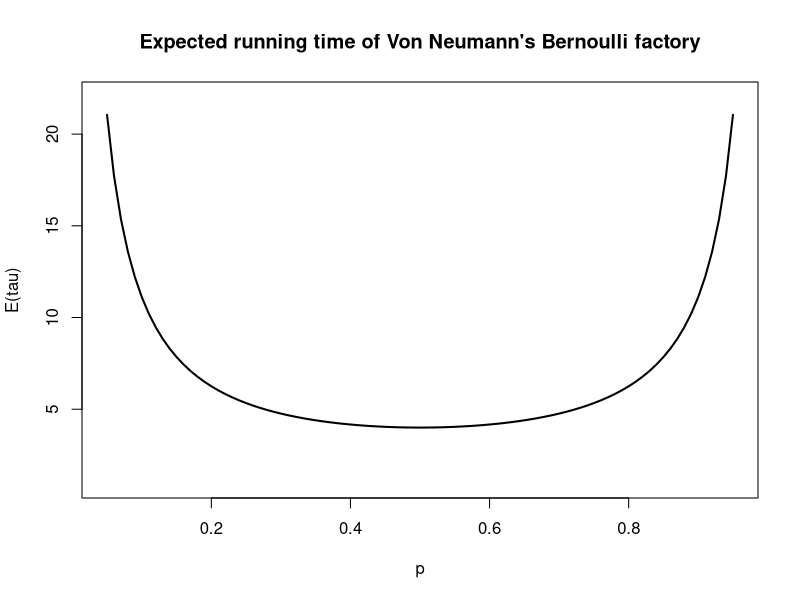
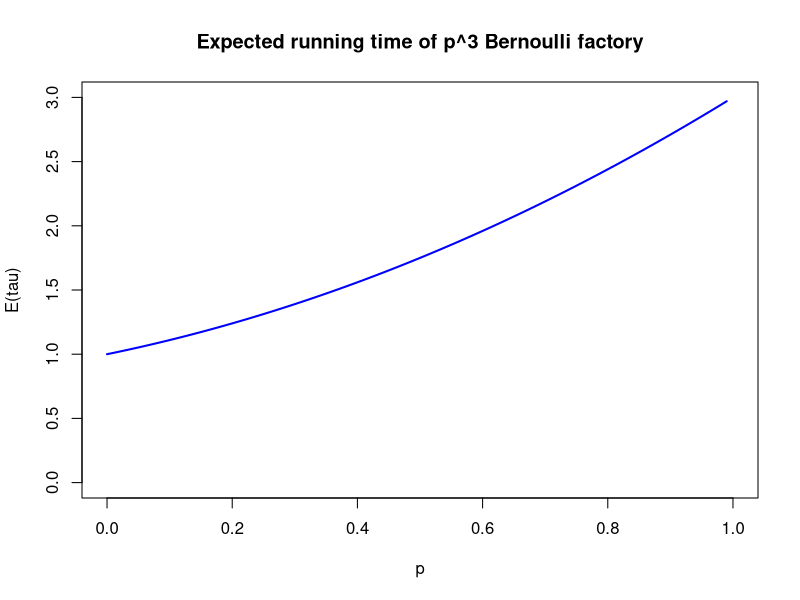
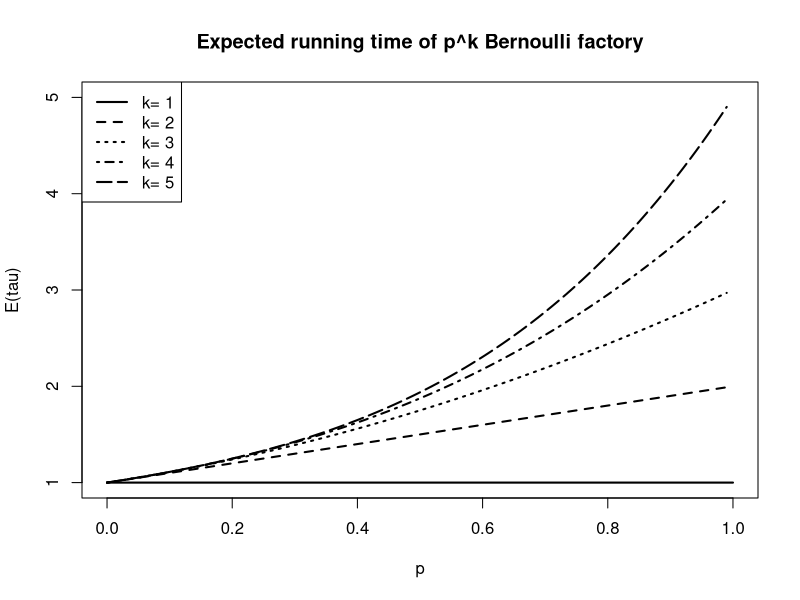
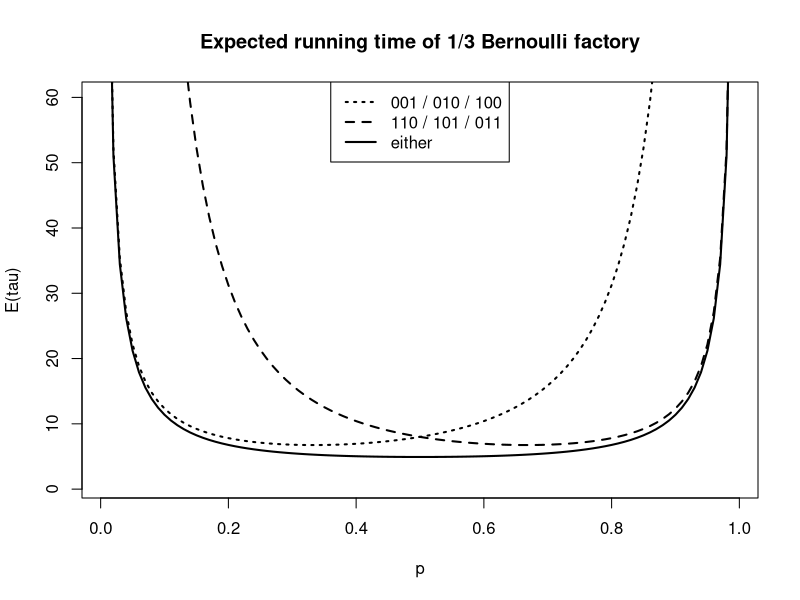
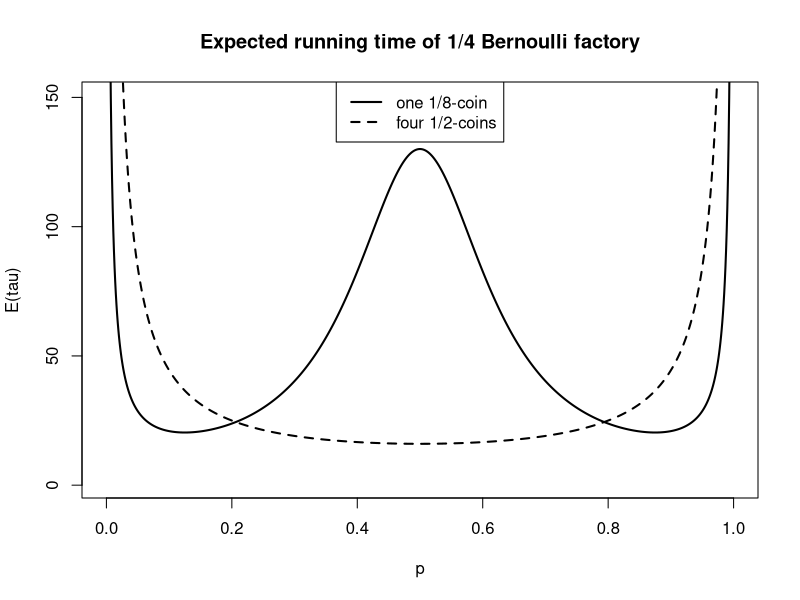

Here is the R script that generated these plots, in order:
# Make plots of expected running time for example Bernoulli factories

## Von Neumann f(p)=1/2 -------------
p <- seq(from = 0.05, to = 0.95, by = 0.01)
plot(p, 1/(p*(1-p)), type='l', ylim=c(1,22), lwd=2, ylab='E(tau)', main="Expected running time of Von Neumann's Bernoulli factory")

## f(p)=p^k -------------------------
## single plot
p <- seq(from = 0, to = 1, by = 0.01)
k <- 3
fp <- -p^k + (1-p^(k+1))/(1-p)
if (k == 1) {fp <- rep(1, length(p))}
plot(p, fp, type='l', lwd=2, col='blue', ylim=c(0,k), ylab='E(tau)', main=paste("Expected running time of p^",k," Bernoulli factory", sep=""))

## overlay several plots
kvals <- 1:5
plot(NA, xlim = c(0, 1), ylim = c(1, max(kvals)), ylab = "E(tau)", xlab = "p", main = "Expected running time of p^k Bernoulli factory")
for (k in kvals) {
  fp <- -p^k + (1-p^(k+1))/(1-p)
  if (k == 1) {fp <- rep(1, length(p))}
  lines(p, fp , lty = k, lwd = 2)
}
legend("topleft", paste("k=",kvals), lwd = 2, lty = kvals)


## f(p)=1/3 -------------------------
p <- seq(from = 0.01, to = 0.99, by = 0.01)
f <- function(p,k) {k / (1 - (1 - k * p ^ (k - 1) * (1 - p)) * (1 - k * p * (1 - p) ^ (k - 1)))}
plot(p, f(p,3), type = 'l', ylim=c(1,60), lwd = 2, ylab = "E(tau)", main = "Expected running time of 1/3 Bernoulli factory")
lines(p, 1/(p^2*(1-p)), lwd=2, lty = 2)
lines(p, 1/(p*(1-p)^2), lwd=2, lty = 3)
legend("top", c("001 / 010 / 100", "110 / 101 / 011", "either"), lty=3:1, lwd=2)


## f(p)=1/8 directly versus logic circuit with 1/2-coins -----
p <- seq(from = 0.001, to = 0.999, by = 0.001)
plot(p, f(p,8), type = 'l', ylim=c(1,150), lwd = 2, ylab = "E(tau)", main = "Expected running time of 1/4 Bernoulli factory")
lines(p, 4/(p*(1-p)), lwd=2, lty=2)
legend("top", c("one 1/8-coin", "four 1/2-coins"), lty=1:2, lwd=2)
